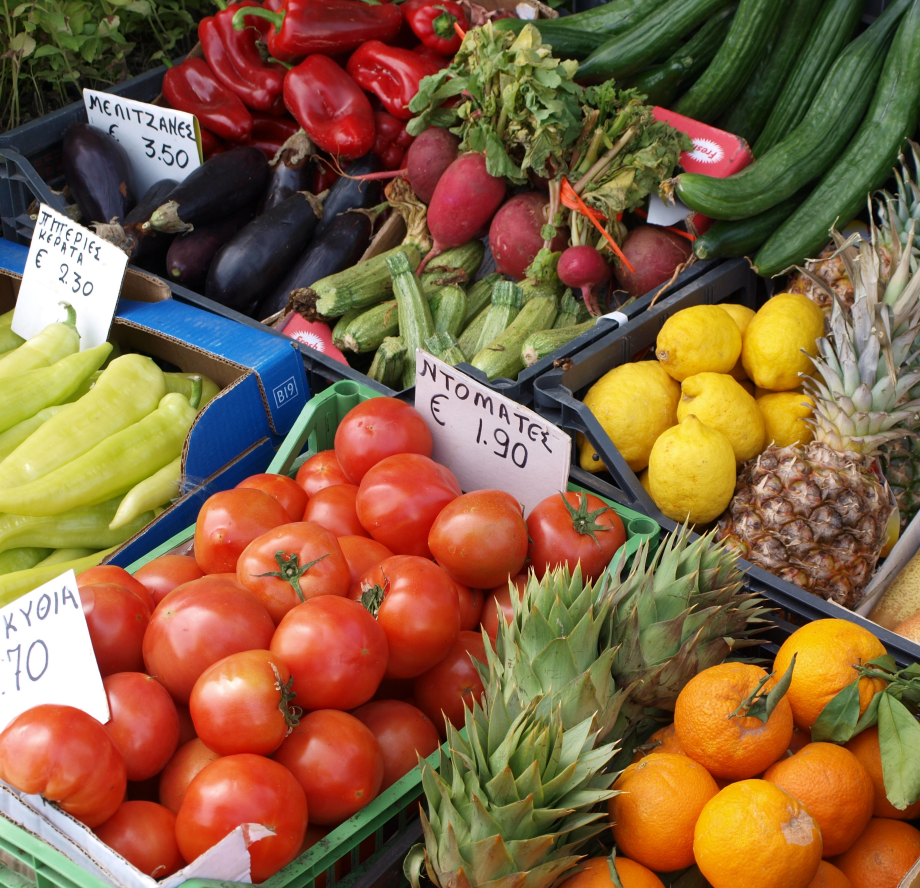
#> input picture images/sample_03.jpg, 2760 x 2664 px, found by its file name (shown at 1/3 size)
$ python resize.py
#> lines starting #> are read from the running program, lines starting #| are printed output that depends on the picture
from __future__ import print_function
import os, sys
from PIL import Image

size = (500,500)
list = ['C:\\cygwin\\home\\XI316270\\python\\image_comparison\\images\\sample_03.jpg','C:\\cygwin\\home\\XI316270\\python\\image_comparison\\images\\sample_04.jpg']
for infile in list:
    f, e = os.path.splitext(infile)
    print(f)
    outfile = f + "_out" + ".jpg"
    if infile != outfile:
        try:
            im = Image.open(infile)
#> im is the input picture: PIL image 2760x2664 RGB; mean R, G, B 133.4, 98.9, 65.2
            im.thumbnail(size)
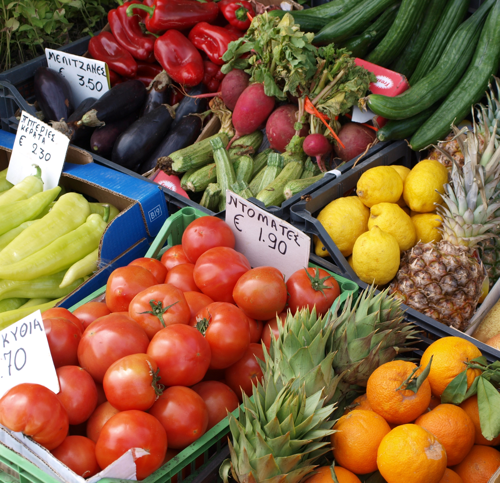
#> im: PIL image 500x483 RGB; mean R, G, B 133.5, 99, 65.3
            im.save(outfile, "JPEG")
        except IOError:
            print("cannot convert", infile)
#> pass 2 of the loop `for infile in list:`:
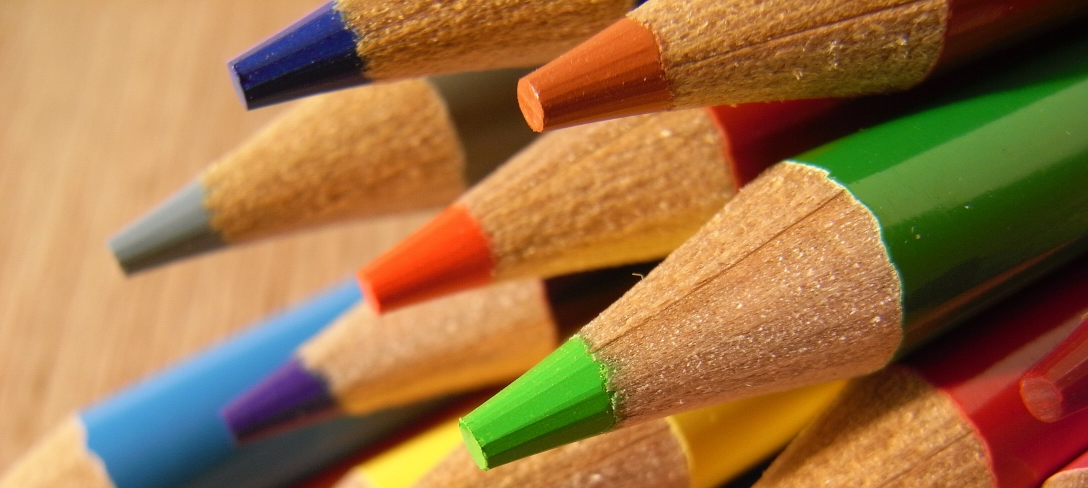
#> input picture images/sample_04.jpg, 3264 x 1464 px, found by its file name (shown at 1/3 size)
#> im is the input picture: PIL image 3264x1464 RGB; mean R, G, B 156.1, 114.6, 67.6
#> `im.thumbnail(size)`:
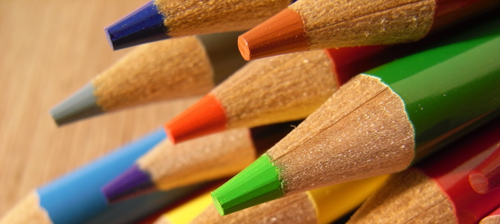
#> im: PIL image 500x224 RGB; mean R, G, B 156, 114.5, 67.4
